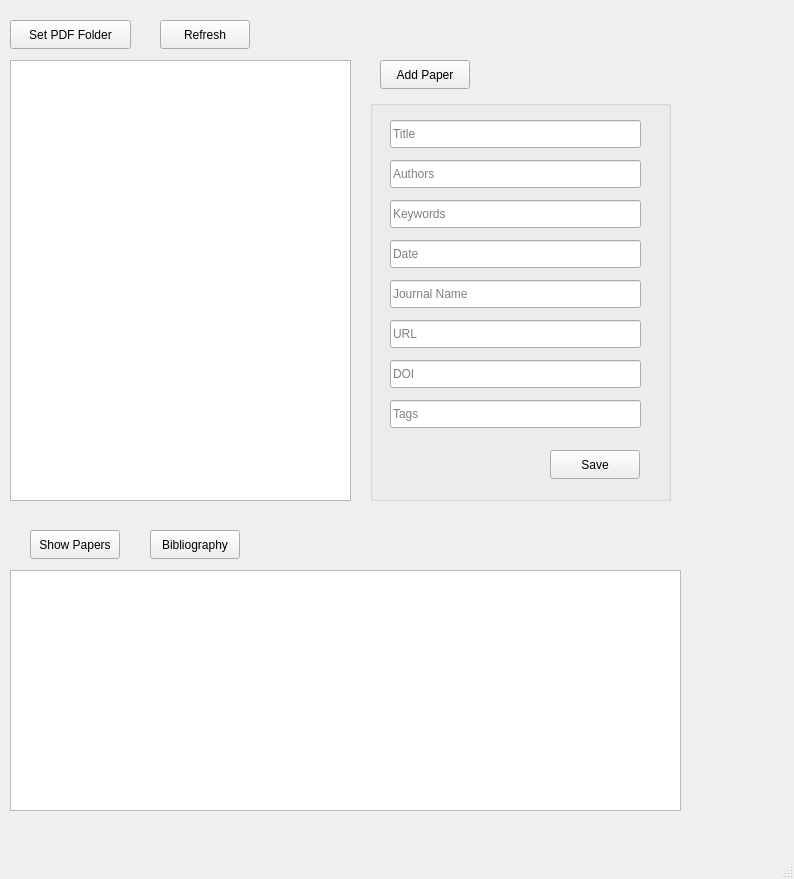
<?xml version="1.0" encoding="UTF-8"?>
<ui version="4.0">
 <class>MainWindow</class>
 <widget class="QMainWindow" name="MainWindow">
  <property name="geometry">
   <rect>
    <x>0</x>
    <y>0</y>
    <width>794</width>
    <height>879</height>
   </rect>
  </property>
  <property name="windowTitle">
   <string>MainWindow</string>
  </property>
  <property name="windowIcon">
   <iconset>
    <normaloff>resources/app.ico</normaloff>resources/app.ico</iconset>
  </property>
  <widget class="QWidget" name="centralwidget">
   <widget class="QStackedWidget" name="stackedWidget">
    <property name="geometry">
     <rect>
      <x>0</x>
      <y>0</y>
      <width>721</width>
      <height>811</height>
     </rect>
    </property>
    <property name="currentIndex">
     <number>0</number>
    </property>
    <widget class="QWidget" name="pagePapers">
     <widget class="QGroupBox" name="groupBox">
      <property name="geometry">
       <rect>
        <x>370</x>
        <y>100</y>
        <width>301</width>
        <height>401</height>
       </rect>
      </property>
      <property name="title">
       <string/>
      </property>
      <widget class="QLineEdit" name="lineEdit">
       <property name="geometry">
        <rect>
         <x>20</x>
         <y>20</y>
         <width>251</width>
         <height>28</height>
        </rect>
       </property>
       <property name="inputMask">
        <string/>
       </property>
       <property name="text">
        <string/>
       </property>
       <property name="placeholderText">
        <string>Title</string>
       </property>
       <property name="cursorMoveStyle">
        <enum>Qt::CursorMoveStyle::LogicalMoveStyle</enum>
       </property>
      </widget>
      <widget class="QLineEdit" name="lineEdit_2">
       <property name="geometry">
        <rect>
         <x>20</x>
         <y>60</y>
         <width>251</width>
         <height>28</height>
        </rect>
       </property>
       <property name="inputMask">
        <string/>
       </property>
       <property name="text">
        <string/>
       </property>
       <property name="placeholderText">
        <string>Authors</string>
       </property>
      </widget>
      <widget class="QLineEdit" name="lineEdit_3">
       <property name="geometry">
        <rect>
         <x>20</x>
         <y>100</y>
         <width>251</width>
         <height>28</height>
        </rect>
       </property>
       <property name="text">
        <string/>
       </property>
       <property name="placeholderText">
        <string>Keywords</string>
       </property>
      </widget>
      <widget class="QLineEdit" name="lineEdit_4">
       <property name="geometry">
        <rect>
         <x>20</x>
         <y>140</y>
         <width>251</width>
         <height>28</height>
        </rect>
       </property>
       <property name="text">
        <string/>
       </property>
       <property name="placeholderText">
        <string>Date</string>
       </property>
      </widget>
      <widget class="QLineEdit" name="lineEdit_5">
       <property name="geometry">
        <rect>
         <x>20</x>
         <y>180</y>
         <width>251</width>
         <height>28</height>
        </rect>
       </property>
       <property name="placeholderText">
        <string>Journal Name</string>
       </property>
      </widget>
      <widget class="QLineEdit" name="lineEdit_6">
       <property name="geometry">
        <rect>
         <x>20</x>
         <y>220</y>
         <width>251</width>
         <height>28</height>
        </rect>
       </property>
       <property name="placeholderText">
        <string>URL</string>
       </property>
      </widget>
      <widget class="QLineEdit" name="lineEdit_7">
       <property name="geometry">
        <rect>
         <x>20</x>
         <y>260</y>
         <width>251</width>
         <height>28</height>
        </rect>
       </property>
       <property name="placeholderText">
        <string>DOI</string>
       </property>
      </widget>
      <widget class="QLineEdit" name="lineEdit_8">
       <property name="geometry">
        <rect>
         <x>20</x>
         <y>300</y>
         <width>251</width>
         <height>28</height>
        </rect>
       </property>
       <property name="placeholderText">
        <string>Tags</string>
       </property>
      </widget>
      <widget class="QPushButton" name="saveButton">
       <property name="geometry">
        <rect>
         <x>180</x>
         <y>350</y>
         <width>90</width>
         <height>29</height>
        </rect>
       </property>
       <property name="text">
        <string>Save</string>
       </property>
      </widget>
     </widget>
     <widget class="QPushButton" name="generateBibliographyButton">
      <property name="geometry">
       <rect>
        <x>150</x>
        <y>530</y>
        <width>90</width>
        <height>29</height>
       </rect>
      </property>
      <property name="text">
       <string>Bibliography</string>
      </property>
     </widget>
     <widget class="QPushButton" name="refreshPdfButton">
      <property name="geometry">
       <rect>
        <x>160</x>
        <y>20</y>
        <width>90</width>
        <height>29</height>
       </rect>
      </property>
      <property name="text">
       <string>Refresh</string>
      </property>
     </widget>
     <widget class="QPushButton" name="addPaperButton">
      <property name="geometry">
       <rect>
        <x>380</x>
        <y>60</y>
        <width>90</width>
        <height>29</height>
       </rect>
      </property>
      <property name="text">
       <string>Add Paper</string>
      </property>
     </widget>
     <widget class="QPushButton" name="showPapersButton">
      <property name="geometry">
       <rect>
        <x>30</x>
        <y>530</y>
        <width>90</width>
        <height>29</height>
       </rect>
      </property>
      <property name="text">
       <string>Show Papers</string>
      </property>
     </widget>
     <widget class="QListWidget" name="listWidget">
      <property name="geometry">
       <rect>
        <x>10</x>
        <y>60</y>
        <width>341</width>
        <height>441</height>
       </rect>
      </property>
     </widget>
     <widget class="QTableWidget" name="tableWidget">
      <property name="geometry">
       <rect>
        <x>10</x>
        <y>570</y>
        <width>671</width>
        <height>241</height>
       </rect>
      </property>
     </widget>
     <widget class="QPushButton" name="setPdfFolderButton">
      <property name="geometry">
       <rect>
        <x>10</x>
        <y>20</y>
        <width>121</width>
        <height>29</height>
       </rect>
      </property>
      <property name="text">
       <string>Set PDF Folder</string>
      </property>
     </widget>
    </widget>
    <widget class="QWidget" name="page_4">
     <widget class="QLabel" name="label">
      <property name="geometry">
       <rect>
        <x>110</x>
        <y>10</y>
        <width>111</width>
        <height>21</height>
       </rect>
      </property>
      <property name="text">
       <string>Bibliography</string>
      </property>
     </widget>
     <widget class="QComboBox" name="comboBox">
      <property name="geometry">
       <rect>
        <x>20</x>
        <y>80</y>
        <width>82</width>
        <height>31</height>
       </rect>
      </property>
      <property name="editable">
       <bool>false</bool>
      </property>
      <item>
       <property name="text">
        <string>Plain</string>
       </property>
      </item>
      <item>
       <property name="text">
        <string>IEEE</string>
       </property>
      </item>
      <item>
       <property name="text">
        <string>APA</string>
       </property>
      </item>
      <item>
       <property name="text">
        <string>Springer</string>
       </property>
      </item>
      <item>
       <property name="text">
        <string>Chicago</string>
       </property>
      </item>
      <item>
       <property name="text">
        <string>MLA</string>
       </property>
      </item>
      <item>
       <property name="text">
        <string>BibTeX</string>
       </property>
      </item>
     </widget>
     <widget class="QPushButton" name="backButton">
      <property name="geometry">
       <rect>
        <x>10</x>
        <y>10</y>
        <width>41</width>
        <height>29</height>
       </rect>
      </property>
      <property name="text">
       <string>&lt;</string>
      </property>
     </widget>
     <widget class="QTextEdit" name="bibliographyTextEdit">
      <property name="geometry">
       <rect>
        <x>20</x>
        <y>120</y>
        <width>611</width>
        <height>591</height>
       </rect>
      </property>
     </widget>
     <widget class="QPushButton" name="copyButton">
      <property name="geometry">
       <rect>
        <x>380</x>
        <y>720</y>
        <width>90</width>
        <height>29</height>
       </rect>
      </property>
      <property name="text">
       <string>Copy</string>
      </property>
     </widget>
     <widget class="QPushButton" name="exportButton">
      <property name="geometry">
       <rect>
        <x>530</x>
        <y>720</y>
        <width>90</width>
        <height>29</height>
       </rect>
      </property>
      <property name="text">
       <string>Export</string>
      </property>
     </widget>
     <widget class="QCheckBox" name="latexButton">
      <property name="geometry">
       <rect>
        <x>120</x>
        <y>80</y>
        <width>92</width>
        <height>31</height>
       </rect>
      </property>
      <property name="text">
       <string>LaTeX</string>
      </property>
     </widget>
     <widget class="QPushButton" name="regenerateButton">
      <property name="geometry">
       <rect>
        <x>240</x>
        <y>80</y>
        <width>90</width>
        <height>29</height>
       </rect>
      </property>
      <property name="text">
       <string>Regenerate</string>
      </property>
     </widget>
    </widget>
   </widget>
  </widget>
  <widget class="QMenuBar" name="menubar">
   <property name="geometry">
    <rect>
     <x>0</x>
     <y>0</y>
     <width>794</width>
     <height>25</height>
    </rect>
   </property>
  </widget>
  <widget class="QStatusBar" name="statusbar"/>
 </widget>
 <resources/>
 <connections/>
</ui>
